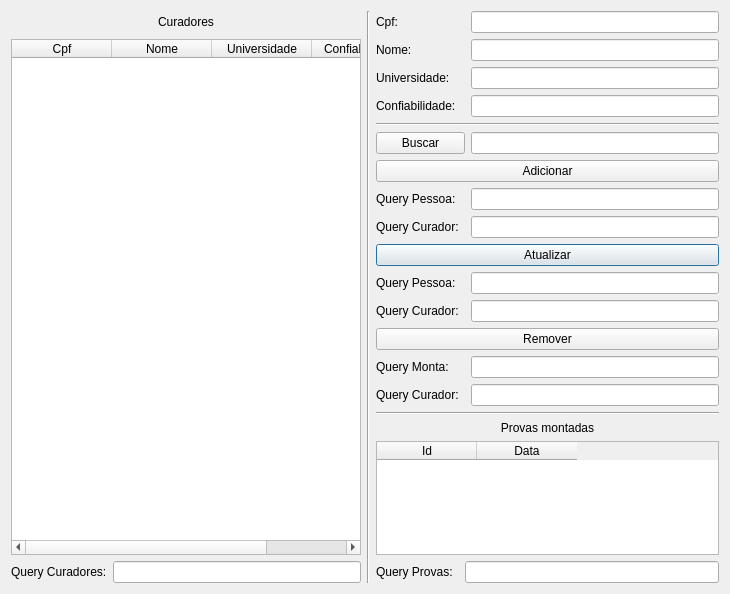
<?xml version="1.0" encoding="UTF-8"?>
<ui version="4.0">
 <class>EditarCurador</class>
 <widget class="QDialog" name="EditarCurador">
  <property name="geometry">
   <rect>
    <x>0</x>
    <y>0</y>
    <width>730</width>
    <height>594</height>
   </rect>
  </property>
  <property name="windowTitle">
   <string>Dialog</string>
  </property>
  <layout class="QGridLayout" name="gridLayout">
   <item row="11" column="5">
    <widget class="QLineEdit" name="etUpdateCurador"/>
   </item>
   <item row="5" column="5">
    <widget class="QLineEdit" name="etBuscar"/>
   </item>
   <item row="4" column="3" colspan="3">
    <widget class="Line" name="line_3">
     <property name="orientation">
      <enum>Qt::Horizontal</enum>
     </property>
    </widget>
   </item>
   <item row="2" column="3">
    <widget class="QLabel" name="label_5">
     <property name="text">
      <string>Universidade:</string>
     </property>
    </widget>
   </item>
   <item row="13" column="3">
    <widget class="QLabel" name="label_11">
     <property name="text">
      <string>Query Monta:</string>
     </property>
    </widget>
   </item>
   <item row="18" column="1">
    <widget class="QLineEdit" name="etCurador"/>
   </item>
   <item row="18" column="0">
    <widget class="QLabel" name="label_2">
     <property name="text">
      <string>Query Curadores:</string>
     </property>
    </widget>
   </item>
   <item row="1" column="0" rowspan="17" colspan="2">
    <widget class="QTableWidget" name="curadoresTable">
     <column>
      <property name="text">
       <string>Cpf</string>
      </property>
     </column>
     <column>
      <property name="text">
       <string>Nome</string>
      </property>
     </column>
     <column>
      <property name="text">
       <string>Universidade</string>
      </property>
     </column>
     <column>
      <property name="text">
       <string>Confiabilidade</string>
      </property>
     </column>
    </widget>
   </item>
   <item row="13" column="5">
    <widget class="QLineEdit" name="etRemoveMonta"/>
   </item>
   <item row="14" column="3">
    <widget class="QLabel" name="label_12">
     <property name="text">
      <string>Query Curador:</string>
     </property>
    </widget>
   </item>
   <item row="8" column="5">
    <widget class="QLineEdit" name="etAdicionarCurador"/>
   </item>
   <item row="2" column="5">
    <widget class="QLineEdit" name="etUniversidade"/>
   </item>
   <item row="0" column="3">
    <widget class="QLabel" name="label_4">
     <property name="text">
      <string>Cpf:</string>
     </property>
    </widget>
   </item>
   <item row="10" column="5">
    <widget class="QLineEdit" name="etUpdatePessoa"/>
   </item>
   <item row="10" column="3">
    <widget class="QLabel" name="label_9">
     <property name="text">
      <string>Query Pessoa:</string>
     </property>
    </widget>
   </item>
   <item row="3" column="3">
    <widget class="QLabel" name="label_8">
     <property name="text">
      <string>Confiabilidade:</string>
     </property>
    </widget>
   </item>
   <item row="1" column="5">
    <widget class="QLineEdit" name="etNome"/>
   </item>
   <item row="9" column="3" colspan="3">
    <widget class="QPushButton" name="pushButton">
     <property name="text">
      <string>Atualizar</string>
     </property>
    </widget>
   </item>
   <item row="1" column="3">
    <widget class="QLabel" name="label_7">
     <property name="text">
      <string>Nome:</string>
     </property>
    </widget>
   </item>
   <item row="17" column="3" colspan="3">
    <widget class="QTableWidget" name="provasTable">
     <column>
      <property name="text">
       <string>Id</string>
      </property>
     </column>
     <column>
      <property name="text">
       <string>Data</string>
      </property>
     </column>
    </widget>
   </item>
   <item row="5" column="3" colspan="2">
    <widget class="QPushButton" name="pushButton_4">
     <property name="text">
      <string>Buscar</string>
     </property>
    </widget>
   </item>
   <item row="15" column="3" colspan="3">
    <widget class="Line" name="line_2">
     <property name="orientation">
      <enum>Qt::Horizontal</enum>
     </property>
    </widget>
   </item>
   <item row="11" column="3">
    <widget class="QLabel" name="label_10">
     <property name="text">
      <string>Query Curador:</string>
     </property>
    </widget>
   </item>
   <item row="0" column="2" rowspan="19">
    <widget class="Line" name="line">
     <property name="orientation">
      <enum>Qt::Vertical</enum>
     </property>
    </widget>
   </item>
   <item row="3" column="5">
    <widget class="QLineEdit" name="etConfiabilidade"/>
   </item>
   <item row="0" column="0" colspan="2">
    <widget class="QLabel" name="label">
     <property name="text">
      <string>Curadores</string>
     </property>
     <property name="alignment">
      <set>Qt::AlignCenter</set>
     </property>
    </widget>
   </item>
   <item row="18" column="4" colspan="2">
    <widget class="QLineEdit" name="etProvas"/>
   </item>
   <item row="0" column="5">
    <widget class="QLineEdit" name="etCpf"/>
   </item>
   <item row="18" column="3">
    <widget class="QLabel" name="label_3">
     <property name="text">
      <string>Query Provas:</string>
     </property>
    </widget>
   </item>
   <item row="14" column="5">
    <widget class="QLineEdit" name="etRemoveCurador"/>
   </item>
   <item row="16" column="3" colspan="3">
    <widget class="QLabel" name="label_6">
     <property name="text">
      <string>Provas montadas</string>
     </property>
     <property name="alignment">
      <set>Qt::AlignCenter</set>
     </property>
    </widget>
   </item>
   <item row="12" column="3" colspan="3">
    <widget class="QPushButton" name="pushButton_3">
     <property name="text">
      <string>Remover</string>
     </property>
    </widget>
   </item>
   <item row="7" column="5">
    <widget class="QLineEdit" name="etAdicionarPessoa"/>
   </item>
   <item row="6" column="3" colspan="3">
    <widget class="QPushButton" name="pushButton_2">
     <property name="text">
      <string>Adicionar</string>
     </property>
    </widget>
   </item>
   <item row="7" column="3">
    <widget class="QLabel" name="label_13">
     <property name="text">
      <string>Query Pessoa:</string>
     </property>
    </widget>
   </item>
   <item row="8" column="3">
    <widget class="QLabel" name="label_14">
     <property name="text">
      <string>Query Curador:</string>
     </property>
    </widget>
   </item>
  </layout>
 </widget>
 <resources/>
 <connections>
  <connection>
   <sender>pushButton_4</sender>
   <signal>clicked()</signal>
   <receiver>EditarCurador</receiver>
   <slot>buscar()</slot>
   <hints>
    <hint type="sourcelabel">
     <x>450</x>
     <y>148</y>
    </hint>
    <hint type="destinationlabel">
     <x>899</x>
     <y>126</y>
    </hint>
   </hints>
  </connection>
  <connection>
   <sender>pushButton_2</sender>
   <signal>clicked()</signal>
   <receiver>EditarCurador</receiver>
   <slot>adicionar()</slot>
   <hints>
    <hint type="sourcelabel">
     <x>440</x>
     <y>182</y>
    </hint>
    <hint type="destinationlabel">
     <x>763</x>
     <y>171</y>
    </hint>
   </hints>
  </connection>
  <connection>
   <sender>pushButton</sender>
   <signal>clicked()</signal>
   <receiver>EditarCurador</receiver>
   <slot>atualizar()</slot>
   <hints>
    <hint type="sourcelabel">
     <x>447</x>
     <y>220</y>
    </hint>
    <hint type="destinationlabel">
     <x>765</x>
     <y>202</y>
    </hint>
   </hints>
  </connection>
  <connection>
   <sender>pushButton_3</sender>
   <signal>clicked()</signal>
   <receiver>EditarCurador</receiver>
   <slot>remover()</slot>
   <hints>
    <hint type="sourcelabel">
     <x>451</x>
     <y>245</y>
    </hint>
    <hint type="destinationlabel">
     <x>781</x>
     <y>238</y>
    </hint>
   </hints>
  </connection>
 </connections>
 <slots>
  <slot>buscar()</slot>
  <slot>adicionar()</slot>
  <slot>atualizar()</slot>
  <slot>remover()</slot>
 </slots>
</ui>
